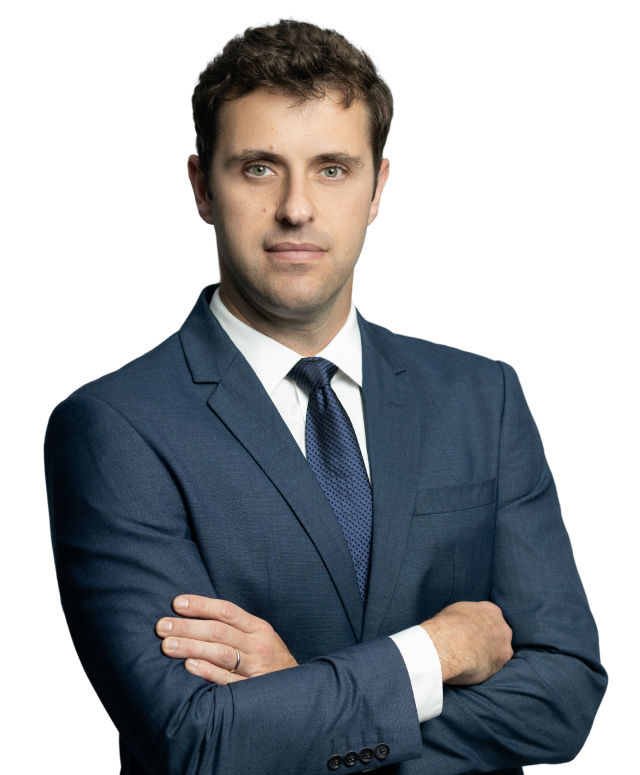
#> input picture assets/img/original/b08f73_a6ea223f8ee7482cb2ac931bdd952586_mv2.png, 1280 x 1550 px (shown at 1/2 size)
$ python otimizar-imagens.py
#> lines starting #> are read from the running program, lines starting #| are printed output that depends on the picture
#!/usr/bin/env python3
"""Gera as imagens otimizadas do site a partir de assets/img/original/.

Requer Python 3.10+ e Pillow 11.3+ (com suporte a WebP e AVIF):
    pip install --upgrade pillow
Uso (na raiz do projeto):
    python3 scripts/otimizar-imagens.py

Saídas:
    assets/img/dr/          fotos do Dr. (WebP e AVIF em vários tamanhos)
    assets/img/logo/        logo branco e colorido
    assets/img/resultados/  antes e depois (WebP e AVIF, 480/768/1080)
    assets/img/fundo/       fundo do hero no desktop
    assets/img/og/          imagem Open Graph 1200x630
    assets/img/icons/       favicons e ícones do manifest
    favicon.ico             na raiz
"""
import os

from PIL import Image, ImageDraw, ImageFont

RAIZ = os.path.abspath(os.path.join(os.path.dirname(__file__), ".."))
ORIG = os.path.join(RAIZ, "assets", "img", "original")
IMG = os.path.join(RAIZ, "assets", "img")
FONTE = os.path.join(RAIZ, "assets", "fonts", "montserrat-latin-var.woff2")

GRAFITE = (43, 43, 43)
AMBAR = (247, 181, 18)

DR_TERNO = "b08f73_a6ea223f8ee7482cb2ac931bdd952586_mv2.png"
DR_JALECO = "b08f73_9ece7d2cc2ea488399590f2ac768052d_mv2.png"
LOGO_BRANCO = "b08f73_d3d280e8fdc9462489340acf50a61bbb_mv2.png"
LOGO_COLORIDO = "fc0d26_9a7514a5c8854d7fb91e3bf4f3c0ab76_mv2.png"
FUNDO_HERO = "fc0d26_1cba2493aa6940b688602cb145521a72_mv2_d_4638_2446_s_4_2.png"

# Antes e depois, na ordem em que aparecem no site antigo
RESULTADOS = [
    "fc0d26_12f5940113e84be9895b8a0be8d56a43_mv2.webp",
    "fc0d26_05a57e374b6f4c69a725725ee6e5aa65_mv2.webp",
    "fc0d26_7c2d90fa0c9940cea6f106de7972bc88_mv2.webp",
    "b08f73_0c020cec55b846579315e82fdfa0df10_mv2.png",
    "b08f73_93f6f1464f2f438b897bd3a13463a242_mv2.png",
    "b08f73_6d35148a7fd6440396ab445b1bab6356_mv2.png",
    "b08f73_d4734520834b460e989cd2b6c2eed264_mv2.png",
    "b08f73_a16da8d786254b40ad21bf911ee748ce_mv2.png",
    "b08f73_26bc0a27bd2f473f98ba2b68d557c0e7_mv2.png",
    "b08f73_9914970f48ee4f819f4736a2667fa14d_mv2.png",
    "b08f73_f64fe1fe3e894883a19cba4aa5a1449f_mv2.png",
    "b08f73_b8dc0c8fb1b14081a5027d9654333377_mv2.png",
    "b08f73_862524d487984fddab6675263b0a153f_mv2.png",
    "b08f73_2e56bb8f59524a488e3353dcf3142bfc_mv2.png",
    "b08f73_365b8c521deb4fcc9438662d788c8be8_mv2.png",
    "b08f73_450cb29b18264f58b4bca57366b0e858_mv2.png",
    "b08f73_34ecb43f2deb475aab71f2e666c375a4_mv2.png",
    "b08f73_9c05ecd2a47246c9966452fdf66aa8b1_mv2.png",
    "b08f73_e1752902e4c1448f9f053a20105d8a4b_mv2.png",
    "b08f73_8c76a43786614bb79d65a6a365be0c7b_mv2.png",
]


def abrir(nome):
    return Image.open(os.path.join(ORIG, nome))
#> returned value is the input picture: PIL image 1280x1550 RGBA; mean R, G, B, A 40.4, 43.6, 47.6, 136.4


def recortar_alpha(im):
    im = im.convert("RGBA")
    bbox = im.getchannel("A").getbbox()
#> bbox = (85, 27, 1218, 1550)
    return im.crop(bbox) if bbox else im
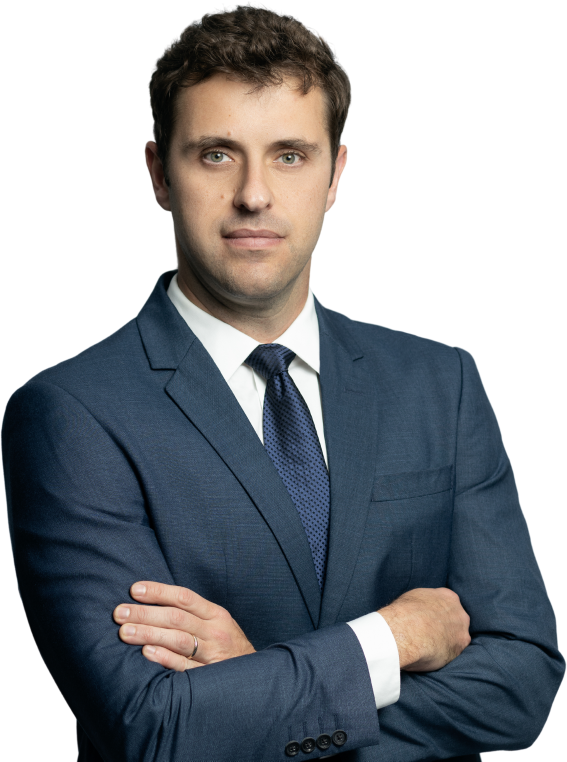
#> returned value: PIL image 1133x1523 RGBA (shown at 1/2 size); mean R, G, B, A 46.5, 50.1, 54.7, 156.8; transparent parts drawn white


def salvar_variantes(im, pasta, base, larguras, avif=True, q_webp=80, q_avif=55):
    """Salva base-<w>.webp (e .avif) para cada largura <= largura original."""
#> called with pasta = 'assets/img/dr', base = 'dr-flavio-terno', avif = True, q_webp = 80, q_avif = 55
    os.makedirs(pasta, exist_ok=True)
    feitas = []
    for w in larguras:
        if w > im.width:
            w = im.width
        if w in feitas:
            continue
        h = round(im.height * w / im.width)
        r = im.resize((w, h), Image.LANCZOS)
        r.save(os.path.join(pasta, f"{base}-{w}.webp"), "WEBP", quality=q_webp, method=6)
        if avif:
            r.save(os.path.join(pasta, f"{base}-{w}.avif"), "AVIF", quality=q_avif, speed=4)
        feitas.append(w)
        print(f"  {base}-{w} ({w}x{h})")
#> this loop made 1 pass
#> pass 1, in salvar_variantes, `r = im.resize((w, h), Image.LANCZOS)`:
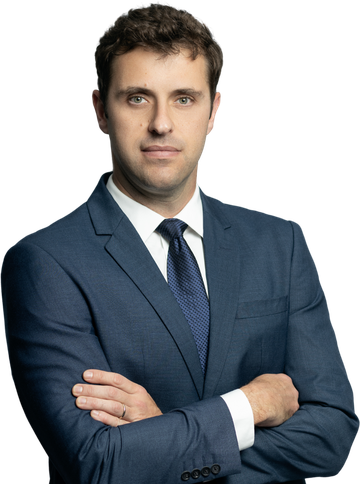
#> r: PIL image 360x484 RGBA; mean R, G, B, A 46.6, 50.3, 54.9, 156.8; transparent parts drawn white
#> after the loop, feitas = []
    return feitas


def fotos_dr():
    print("Fotos do Dr.")
    pasta = os.path.join(IMG, "dr")
    terno = recortar_alpha(abrir(DR_TERNO))
    salvar_variantes(terno, pasta, "dr-flavio-terno", [360, 540, 720, 1080])
    jaleco = recortar_alpha(abrir(DR_JALECO))
    salvar_variantes(jaleco, pasta, "dr-flavio-jaleco", [360, 540, 720, 965])
    return terno


# [106 lines left out: functions logos, resultados, fundo_hero, chapeu, icones, og_image, not called in this run]


def main():
    terno = fotos_dr()
    branco = logos()
    resultados()
    fundo_hero()
    icones(branco)
    og_image(terno, branco)


if __name__ == "__main__":
#> (the run stopped early here; a loop or call above may not have finished)

$ run again, with assets/img/original/b08f73_34e275ab6096443ea02e3c5c6c208967_mv2.png copied over assets/img/original/b08f73_a6ea223f8ee7482cb2ac931bdd952586_mv2.png
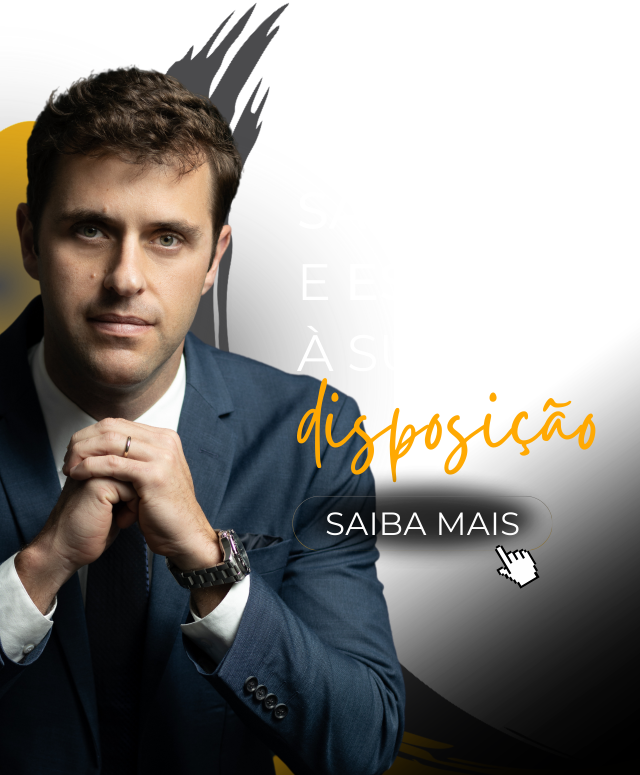
#> input picture assets/img/original/b08f73_34e275ab6096443ea02e3c5c6c208967_mv2.png, 1280 x 1550 px (shown at 1/2 size)
#> in abrir, returned value is the input picture: PIL image 1280x1550 RGBA; mean R, G, B, A 43.4, 41, 38.1, 151.7
#> bbox = (0, 3, 1280, 1550)
#> in recortar_alpha, `return im.crop(bbox) if bbox else im`:
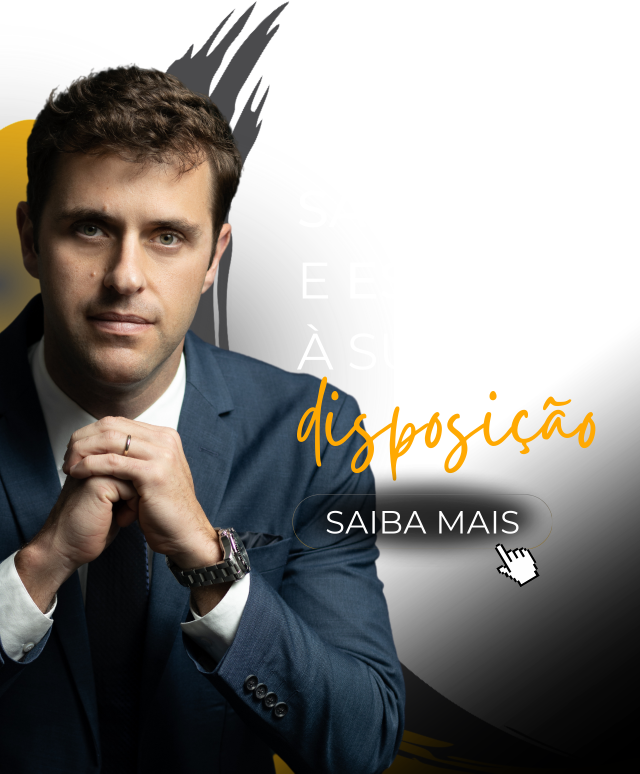
#> returned value: PIL image 1280x1547 RGBA (shown at 1/2 size); mean R, G, B, A 43.4, 41.1, 38.2, 152; transparent parts drawn white
#> the loop in salvar_variantes, `for w in larguras:` made 1 pass
#> pass 1, in salvar_variantes, `r = im.resize((w, h), Image.LANCZOS)`:
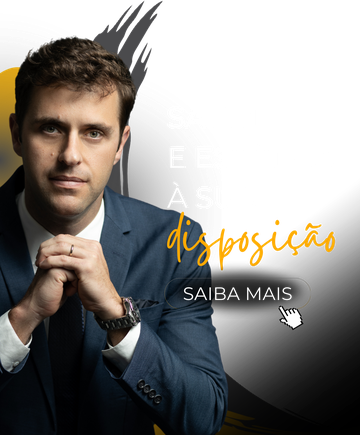
#> r: PIL image 360x435 RGBA; mean R, G, B, A 47.4, 44.7, 41.1, 151.9; transparent parts drawn white
#> after the loop in salvar_variantes, `for w in larguras:`: feitas = []
